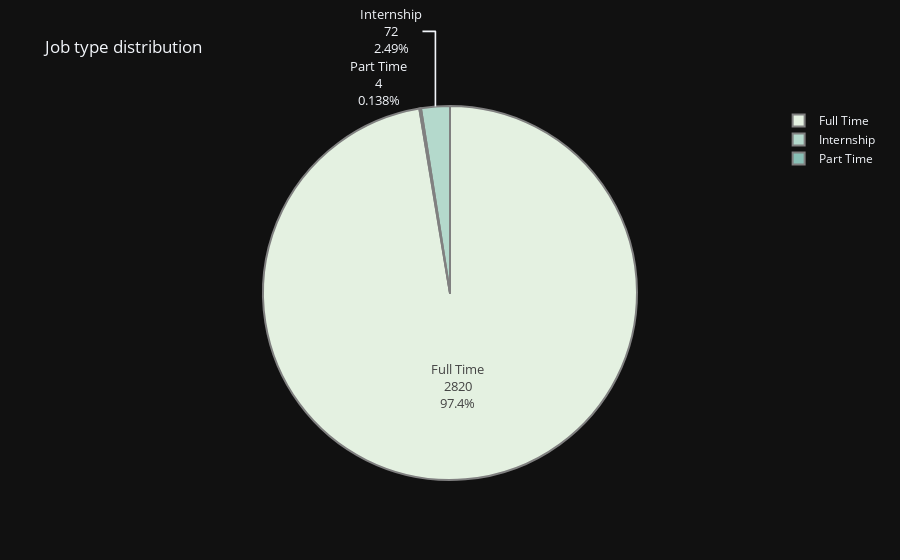

Notebook source saved alongside this figure:
### Code cell
level_counts=df['Job Type'].value_counts()
fig=px.pie(values=level_counts.values,
          names=level_counts.index,
          color_discrete_sequence=px.colors.sequential.Mint,
          title= 'Job type distribution',template='plotly_dark'
          )
fig.update_traces(textinfo='label+percent+value', textfont_size=13,
                  marker=dict(line=dict(color='#100000', width=0.2)))

fig.data[0].marker.line.width = 2
fig.data[0].marker.line.color='gray'
fig.show()

### Figure 1 — Plotly figure (JSON) as saved in the notebook; plotly's stock layout.template omitted (floating-point values rounded to 4 significant figures)
{"data": [{"domain": {"x": [0, 1], "y": [0, 1]}, "hovertemplate": "label=%{label}<br>value=%{value}<extra></extra>", "labels": ["Full Time", "Internship", "Part Time"], "legendgroup": "", "marker": {"line": {"color": "gray", "width": 2}}, "name": "", "showlegend": true, "textfont": {"size": 13}, "textinfo": "label+percent+value", "type": "pie", "values": [2820, 72, 4]}], "layout": {"legend": {"tracegroupgap": 0}, "piecolorway": ["rgb(228, 241, 225)", "rgb(180, 217, 204)", "rgb(137, 192, 182)", "rgb(99, 166, 160)", "rgb(68, 140, 138)", "rgb(40, 114, 116)", "rgb(13, 88, 95)"], "title": {"text": "Job type distribution"}}}
